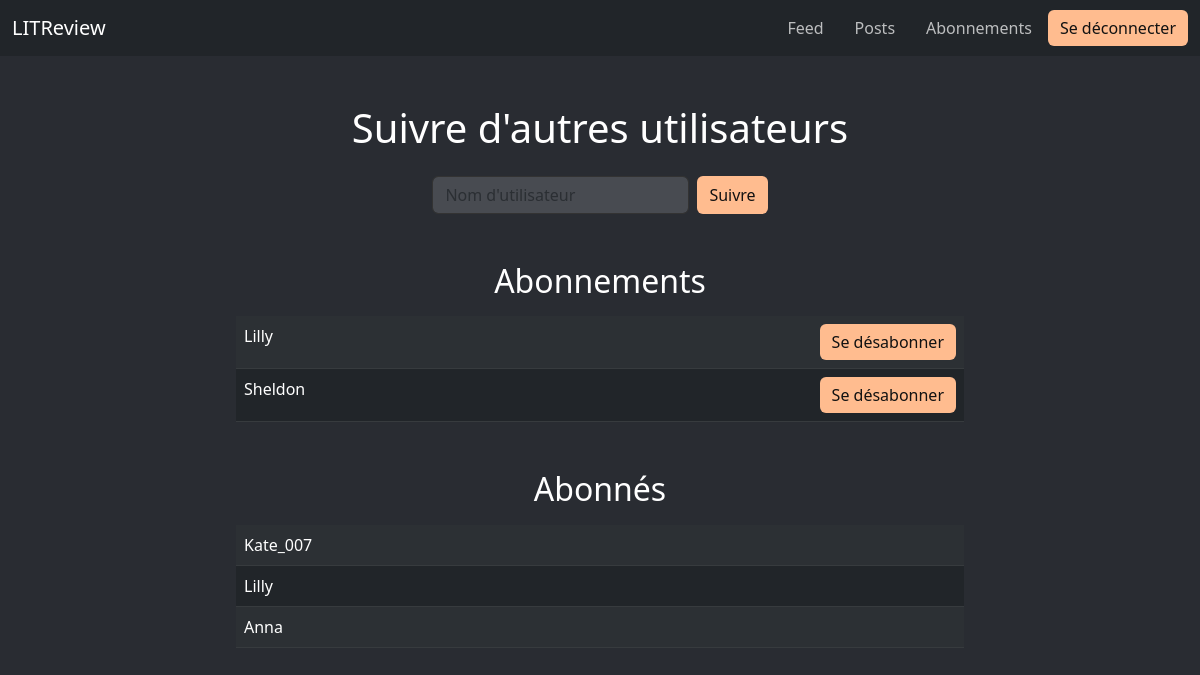
The app's page /manage-follows/ (signed in), older data.
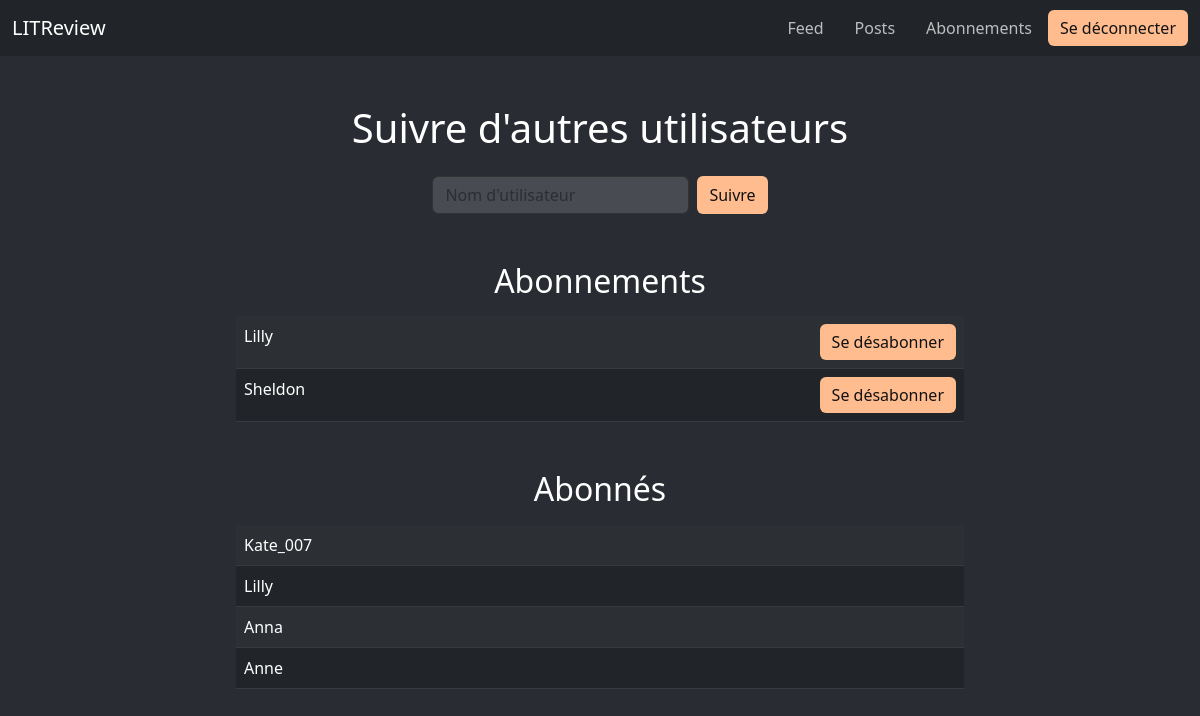
The same page, newer data.
### authentication/models.py (models this page shows)
class UserFollows(models.Model):
    user = models.ForeignKey(User, on_delete=models.CASCADE, related_name='following')
    followed_user = models.ForeignKey(User, on_delete=models.CASCADE, related_name='followed_by')
    class Meta:
        unique_together = ('user', 'followed_user',)

class User(AbstractUser):
    pass

### authentication/views.py (the view, shortened to what this page needs)
# urls.py: path('manage-follows/', authentication.views.manage_follows, name='manage_follows'),
@login_required
def manage_follows(request):
    following = request.user.following.all()
    followers = request.user.followed_by.all()
    return render(request, 'authentication/manage_follows.html', {
        'following': following,
        'followers': followers,
    })

### reviews/context_processors.py (called while the page is built)
def previous_url(request):
    return {
        'previous_url': request.META.get('HTTP_REFERER', '/')
    }

### authentication/templates/authentication/manage_follows.html (shortened to what this page needs)
{% extends 'base.html' %}
{% block content %}
<div class="container mt-5">
    <h1 class="text-center mb-4">Suivre d'autres utilisateurs</h1>
    <div class="d-flex justify-content-center mb-5">
        <form method="post" class="d-flex justify-content-center" aria-label="Formulaire pour suivre un nouvel utilisateur">
            <input type="text" id="username" name="username" class="form-control me-2" placeholder="Nom d'utilisateur" required aria-required="true">
            <button type="submit" class="btn btn-custom" aria-label="Suivre l'utilisateur">
                Suivre
            </button>
        </form>
    </div>
    <div class="mb-5">
        <h2 class="text-center mb-3">Abonnements</h2>
        <div class="col-md-8 offset-md-2">
            {% if following %}
            <table class="table table-dark table-striped" aria-label="Liste de vos abonnements">
                <tbody>
                    {% for user in following %}
                    <tr>
                        <td>{{ user.followed_user.username }}</td>
                        <td class="text-end">
                            <form method="post" action="{% url 'unsubscribe' user.followed_user.id %}" aria-label="Formulaire pour se désabonner de {{ user.followed_user.username }}">
                                <button type="submit" class="btn btn-custom" aria-label="Se désabonner de {{ user.followed_user.username }}">
                                    Se désabonner
                                </button>
                            </form>
                        </td>
                    </tr>
                    {% endfor %}
                </tbody>
            </table>
            {% else %}
                <p class="text-center" role="status">Vous n'avez pas encore d'abonnements.</p>
            {% endif %}
        </div>
    </div>
    <div class="mb-5">
        <h2 class="text-center mb-3">Abonnés</h2>
        <div class="col-md-8 offset-md-2">
            {% if followers %}
            <table class="table table-dark table-striped" aria-label="Liste de vos abonnés">
                <tbody>
                    {% for user in followers %}
                    <tr>
                        <td>{{ user.user.username }}</td>
                    </tr>
                    {% endfor %}
                </tbody>
            </table>
            {% else %}
                <p class="text-center" role="status">Vous n'avez pas encore d'abonnés.</p>
            {% endif %}
        </div>
    </div>
</div>
{% endblock %}

Row changes from the older to the newer data that the page shows:
added UserFollows: user.username "Anne", shown under "Abonnés"
